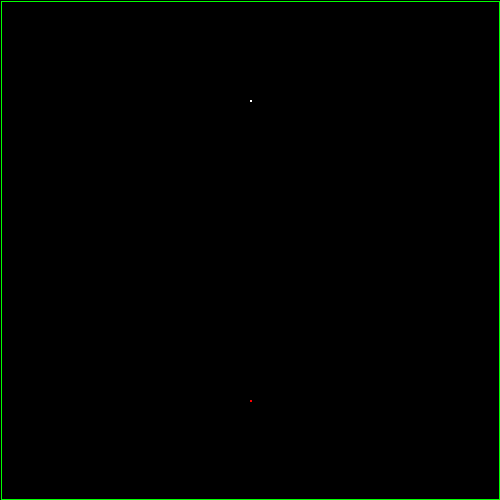
Frame 1 (no input)
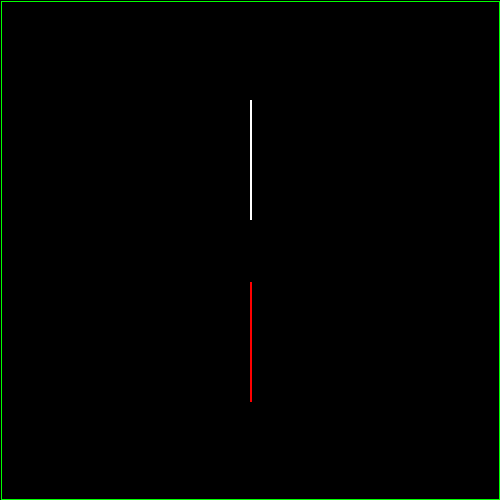
Frame 60 (the mouse pressed at the canvas centre just before this capture)
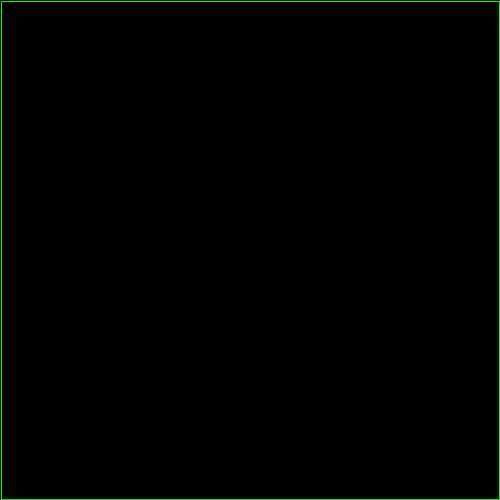
Frame 120 (the mouse held since frame 60 and released just before this capture)

The Processing sketch that drew these frames (run headless with seeded random() and noise(); from frame 60 on, the mouse is pressed at the canvas centre):

// Processing sketch: processing_77805
// ── processing_77805.pde

//Grace O. C.P. Mods 11-12 Tron
int x=250;
int y=100;
int direction=DOWN;
int compx=250;
int compy=400;
int compdir=UP;
boolean gameOver = false;
boolean computerLost = false;
boolean humanLost = false;
void setup()
{
  size(500, 500);
  background(0);
  noFill();
  stroke(0, 255, 0);
  quad(1, 1, 1, 499, 499, 499, 499, 1);
  textSize(30);
  textAlign(CENTER);
}
void draw()
{
  if (gameOver == true)
  {
    text("Game over", 250, 250);
      if(humanLost == true)
    {
      text("human loses!", 250,300);
    }
    else if(computerLost == true)
    {
      text("computer loses!", 250,300);
    }
 
}
  
  else
  {
    human();
    computer();
  }
  if (mousePressed==true)
  {
    background(0);
    stroke(0, 255, 0);
    quad(1, 1, 1, 499, 499, 499, 499, 1);
    gameOver = false;
    x=250;
    y=100;
    compx=250;
    compy=400;
    compdir = UP;
    direction = DOWN;
    humanLost = false;
    computerLost = false;
  }
}
void human()
{
  frameRate=0.5;
  if (get(x, y)!=color(0))
  {
    gameOver = true;
    humanLost = true;
  }
  stroke(255);
  rect(x, y, 1, 1);
  if (direction == RIGHT)
  {
    x=x+2;
  }
  if (direction == LEFT)
  {
    x=x-2;
  }  
  if (direction == UP)
  {
    y=y-2;
  }  
  if (direction == DOWN)
  {
    y=y+2;
  }
}

void computer ()
{
  println(compdir);
  if (get(compx, compy)!=color(0))
  {
    gameOver = true;
    computerLost = true;
  }

  stroke(255, 0, 0);
  rect(compx, compy, 1, 1);
  if (compdir==LEFT)
  {
    compx=compx-2;
    if(get(compx-2,compy) != color(0))
    {
      compdir=DOWN;
    }
  }
  if (compdir==RIGHT)
  {
    compx=compx+2;
    if(get(compx+2,compy) != color(0))
    {
      compdir = UP;
    }
  }
  if (compdir==UP)
  {
    compy=compy-2;
    if(get(compx,compy-2) != color(0))
    {
      compdir =LEFT;
    }
  }
  if (compdir==DOWN)
  {
    compy=compy+2;
    if(get(compx,compy+2)!=color(0))
    {
      compdir=RIGHT;
    }
  }
}
void keyPressed()
{
  if (key=='w')
  {
    direction = UP;
  }
  if (key=='a')
  {
    direction=LEFT;
  }
  if (key =='s')
  {
    direction=DOWN;
  }
  if (key =='d')
  {
    direction=RIGHT;
  }
}
